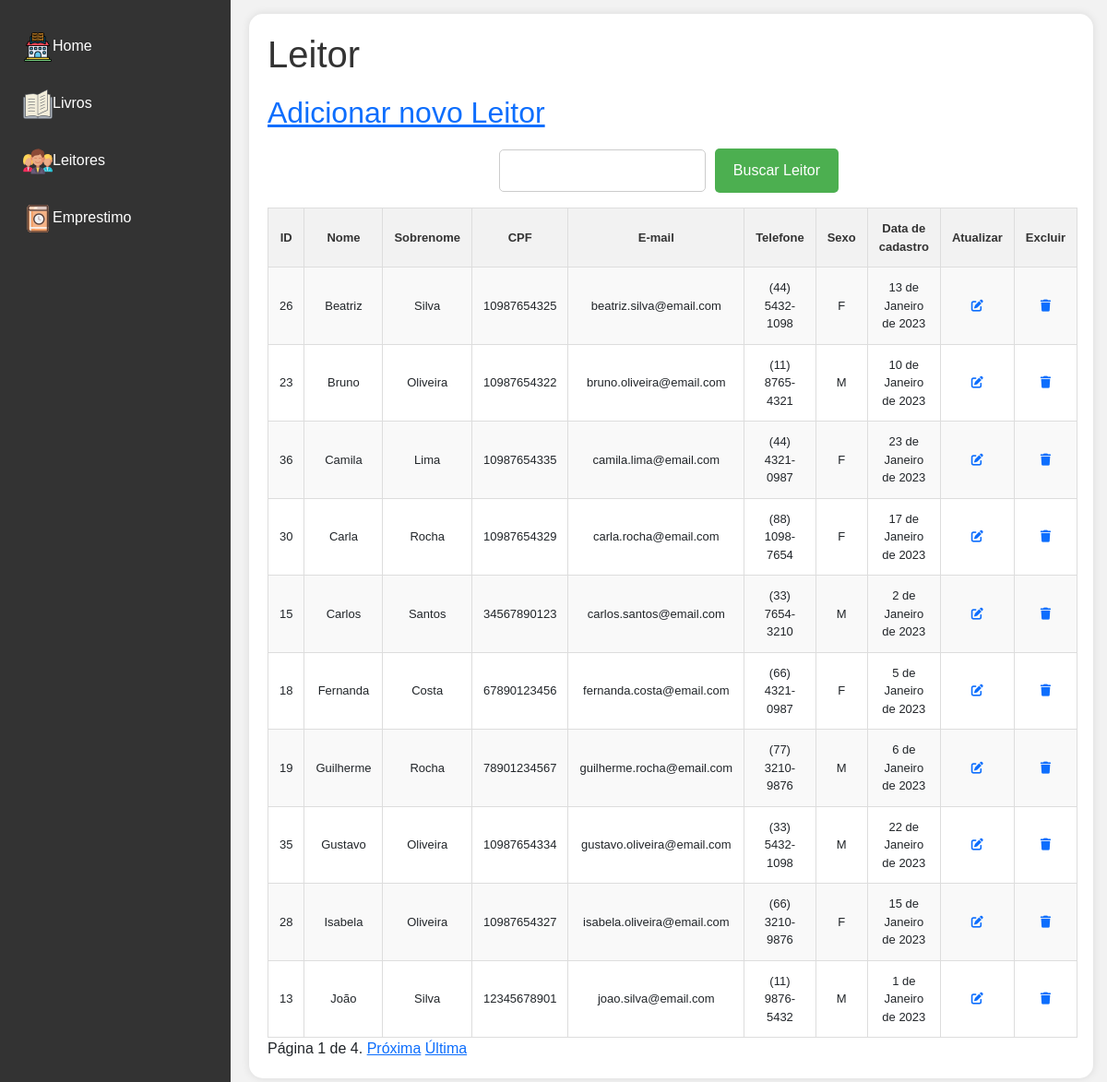
The app's page /leitor/ with its own data.
### core/models.py (models this page shows, shortened)
class Leitor(models.Model):
    nome = models.CharField(max_length=100)
    sobrenome = models.CharField(max_length=100)
    cpf = models.CharField(max_length=14)
    email = models.EmailField(unique=True)
    telefone = models.CharField(max_length=20)
    sexo = models.CharField(max_length=1, choices=SEXO)
    dt_cadastramento = models.DateField(auto_now_add=True)
    dt_ataulizacao = models.DateField(auto_now=True)
    class Meta:
        verbose_name ='Leitor'
        verbose_name_plural = 'Leitores'

### core/views.py (the view)
# urls.py: path('leitor/', leitor, name='leitor'),
def leitor(request):
    leitores = Leitor.objects.order_by('nome')
    paginator = Paginator(leitores, 10)
    page_number = request.GET.get("page")
    page_obj = paginator.get_page(page_number)
    context = {
        'leitores': page_obj
    }
    return render(request, 'leitor.html', context)

### core/templates/leitor.html (shortened to what this page needs)
{% extends "base.html" %}
{% block conteudo %}
    <h1>Leitor</h1>
    <h2><a href="{% url 'leitor_adicionar' %}">Adicionar novo Leitor</a></h2>
     <div class="main-search-container">
        <form action="{% url 'buscar_leitor' %}" method="get">
            <div class="search-container">
                <input type="search" name="q" id="buscar" value="{{ valor_buscar }}" class="search-input">
                <button type="submit" class="search-button">Buscar Leitor</button>
            </div>
        </form>
    </div>
    <div>
        <table>
            <tr>
                <th>ID</th>
                <th>Nome</th>
                <th>Sobrenome</th>
                <th>CPF</th>
                <th>E-mail</th>
                <th>Telefone</th>
                <th>Sexo</th>
                <th>Data de cadastro</th>
                <th>Atualizar</th>
                <th>Excluir</th>
            </tr>
            {% for leitor in leitores %}
                <tr>
                    <td>{{leitor.id}}</td>
                    <td>{{leitor.nome}}</td>
                    <td>{{leitor.sobrenome}}</td>
                    <td>{{leitor.cpf}}</td>
                    <td>{{leitor.email}}</td>
                    <td>{{leitor.telefone}}</td>
                    <td>{{leitor.sexo}}</td>
                    <td>{{leitor.dt_cadastramento}}</td>
                    <td><a href="{% url 'leitor_atualizar' leitor.id %}"><i class="fa-solid fa-pen-to-square"></i></a></td>
                    <td><a href="{% url 'leitor_deletar' leitor.id %}"><i class="fa-solid fa-trash"></i></a></td>
                </tr>
            {% endfor %}
        </table>
        {% if leitores %}
            <div class="pagination">
                <span class="step-links">
                    <span class="current">
                        Página {{ leitores.number }} de {{ leitores.paginator.num_pages }}.
                    </span>
                    {% if leitores.has_next %}
                        <a href="?page={{ leitores.next_page_number }}&q={{request.GET.q.strip}}">Próxima</a>
                        <a href="?page={{ leitores.paginator.num_pages }}&q={{request.GET.q.strip}}">Última</a>
                    {% endif %}
                </span>
            </div>
        {% endif %}
{% endblock conteudo %}

### core/static/css/style.css (style rules this page uses)
body, h1, h2, h3, p, ul, li { margin: 0; padding: 0; }
body { font-family: 'Arial', sans-serif; background-color: #f2f2f2; }
h1, h2, h3 { color: #333; margin-bottom: 20px; }
table { width: 95%; border-collapse: collapse; margin: 0 auto; }
th, td { border: 1px solid #dddddd; text-align: center; padding: 12px; font-size: 13px; }
th { background-color: #f2f2f2; color: #333; }
tr:nth-child(even) { background-color: #f9f9f9; }
tr:nth-child(odd) { background-color: #ffffff; }
.main-search-container { display: flex; justify-content: space-evenly; margin: 16px 0; }
.search-container { display: flex; align-items: center; }
.search-input { width: 60%; padding: 10px; border: 1px solid #ccc; border-radius: 5px; font-size: 16px; }
.search-button { background-color: #4CAF50; color: white; border: none; border-radius: 5px; padding: 12px 20px; margin-left: 10px; font-size: 16px; cursor: pointer; }

### records on screen
Leitor: id "26", nome "Beatriz", sobrenome "Silva", cpf "10987654325", email "beatriz.silva@email.com", telefone "(44) 5432-1098", sexo "F", dt_cadastramento "13 de Janeiro de 2023"
Leitor: id "23", nome "Bruno", sobrenome "Oliveira", cpf "10987654322", email "bruno.oliveira@email.com", telefone "(11) 8765-4321", sexo "M", dt_cadastramento "10 de Janeiro de 2023"
Leitor: id "36", nome "Camila", sobrenome "Lima", cpf "10987654335", email "camila.lima@email.com", telefone "(44) 4321-0987", sexo "F", dt_cadastramento "23 de Janeiro de 2023"
Leitor: id "30", nome "Carla", sobrenome "Rocha", cpf "10987654329", email "carla.rocha@email.com", telefone "(88) 1098-7654", sexo "F", dt_cadastramento "17 de Janeiro de 2023"
Leitor: id "15", nome "Carlos", sobrenome "Santos", cpf "34567890123", email "carlos.santos@email.com", telefone "(33) 7654-3210", sexo "M", dt_cadastramento "2 de Janeiro de 2023"
Leitor: id "18", nome "Fernanda", sobrenome "Costa", cpf "67890123456", email "fernanda.costa@email.com", telefone "(66) 4321-0987", sexo "F", dt_cadastramento "5 de Janeiro de 2023"
Leitor: id "19", nome "Guilherme", sobrenome "Rocha", cpf "78901234567", email "guilherme.rocha@email.com", telefone "(77) 3210-9876", sexo "M", dt_cadastramento "6 de Janeiro de 2023"
Leitor: id "35", nome "Gustavo", sobrenome "Oliveira", cpf "10987654334", email "gustavo.oliveira@email.com", telefone "(33) 5432-1098", sexo "M", dt_cadastramento "22 de Janeiro de 2023"
Leitor: id "28", nome "Isabela", sobrenome "Oliveira", cpf "10987654327", email "isabela.oliveira@email.com", telefone "(66) 3210-9876", sexo "F", dt_cadastramento "15 de Janeiro de 2023"
Leitor: id "13", nome "João", sobrenome "Silva", cpf "12345678901", email "joao.silva@email.com", telefone "(11) 9876-5432", sexo "M", dt_cadastramento "1 de Janeiro de 2023"

### other values on screen
{{ leitores.number }} "1"
{{ leitores.paginator.num_pages }} "4"
